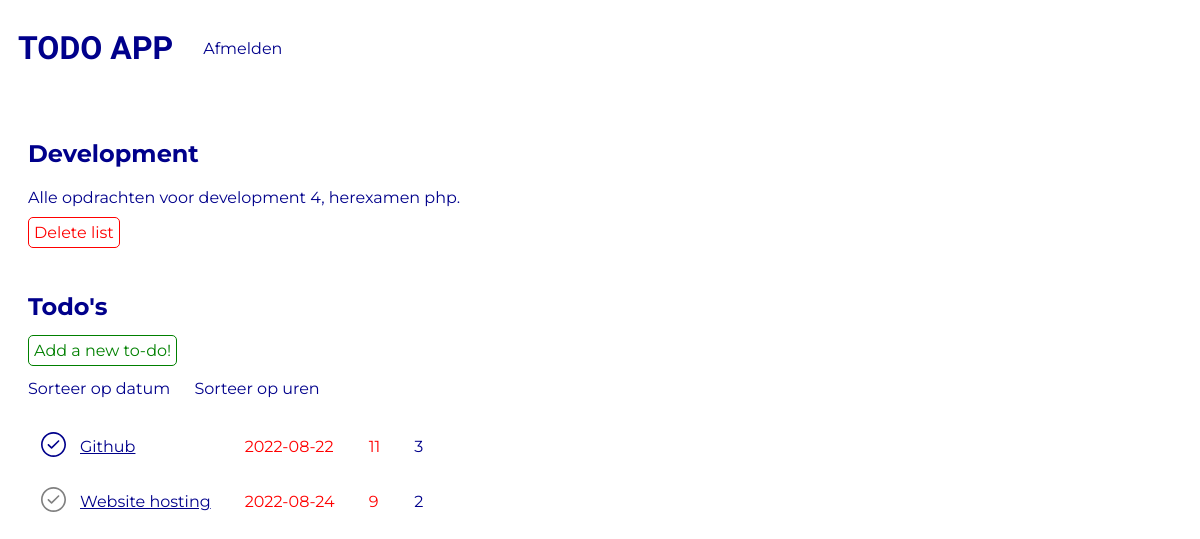
Page /todo_list.php?list=11 (signed in) on the committed database.
### tables this page shows
CREATE TABLE `todo_lists` (
  `id` int(11) NOT NULL,
  `userId` int(11) NOT NULL,
  `title` varchar(300) NOT NULL,
  `description` varchar(300) NOT NULL
);

CREATE TABLE `tasks` (
  `id` int(11) NOT NULL,
  `userId` int(11) NOT NULL,
  `listId` int(11) NOT NULL,
  `title` varchar(300) NOT NULL,
  `hour` int(11) NOT NULL,
  `date` date DEFAULT NULL,
  `done` tinyint(1) NOT NULL DEFAULT 0,
  `attachment` varchar(255) DEFAULT NULL
);

### classes/TodoList.php (called while the page is built, shortened)
<?php
    class TodoList {
        public static function getListArrayById($id) {
            $conn = Db::getInstance();
            $statement = $conn->prepare("select * from todo_lists where id = :id");
            $statement->bindValue(":id", $id);
            $statement->execute();
            return $statement->fetch(PDO::FETCH_ASSOC);
        }
    }

### classes/Task.php (called while the page is built, shortened)
<?php
class Task
{
    public static function getAllForId($listId, $sort, $order)
    {
        $sanitisedSort = self::whiteList($sort, ["date", "hour"]);
        $sanitisedOrder = self::whiteList(strtolower($order), ["asc", "desc"]);
        $conn = Db::getInstance();
        $statement = $conn->prepare("select * from tasks where listId = :listId order by $sanitisedSort $sanitisedOrder");
        $statement->bindValue(':listId', $listId);
        $statement->execute();
        return $statement->fetchAll(PDO::FETCH_ASSOC);
    }
    public static function getDaysRemaining($deadline){
        $date1 = new DateTime($deadline);
        $interval = $date1->diff(new DateTime());
        return $interval->days;
    }
    public static function getIsPast($deadline){
        $date1 = new DateTime($deadline);
        return $date1 < new DateTime();
    }
    private static function whiteList($input, $allowed)
    {
        $key = array_search($input, $allowed, true);
        if ($key === false) {
            return $allowed[0];
        } else {
            return $input;
        }
    }
}

### todo_list.php (the view, shortened to what this page needs)
<?php
    $listId = $_GET['list'];
    $list = TodoList::getListArrayById($listId);
    $sort = isset($_GET['sort']) ? $_GET['sort'] : 'date';
    $order = isset($_GET['order']) ? $_GET['order'] : 'asc';
    $tasks = Task::getAllForId($listId, $sort, $order);
?><!DOCTYPE html>
<html lang="en">
<head>
    <link rel="stylesheet" href="css/todoList.css?v=<?php echo time(); ?>">
</head>
<body>
    <?php include_once("nav.inc.php"); ?>
    <div class="header">
        <h2><?php echo htmlspecialchars($list['title']); ?></h2>
        <p class="description"><?php echo htmlspecialchars($list['description']); ?></p>
    </div>
    <a href="delete_todo_list.php?list=<?php echo $_GET["list"]; ?>" class="add" id="red">Delete list</a>
    <div class="content">
        <h2>Todo's</h2>
        <div class="task">
            <a href="add_task.php?listId=<?php echo $list['id']; ?>" class="add">Add a new to-do!</a>
        </div>
        <br>
        <a class="sort" href="todo_list.php?list=<?php echo $list['id']; ?>&sort=date&order=asc">Sorteer op datum</a>
        <a class="sort" href="todo_list.php?list=<?php echo $list['id']; ?>&sort=hour&order=desc">Sorteer op uren</a>
        <table class="table">
            <?php if(!empty($tasks)): ?>
                <?php foreach($tasks as $task): ?>
                    <tbody>
                        <tr>
                            <td><a class="doneBtnAnchor" data-task-id="<?php echo $task['id'] ?>" href=""><?php if($task["done"] == 1):?><img src="./images/doneblue.svg" alt=""><?php else:?><img src="./images/donegrey.svg" alt=""><?php endif;?></a></td>
                            <td style="text-decoration: underline"><a href="task.php?task=<?php echo $task["id"]; ?>" class="btn"><?php echo htmlspecialchars($task['title']); ?></a></td>
                            <td><p class="date<?php if(Task::getIsPast($task['date']) == 1): ?>isPast <?php endif; ?>"><?php echo htmlspecialchars($task['date']); ?></p></td>
                            <td><p class="date<?php if(Task::getIsPast($task['date']) == 1): ?>isPast <?php endif; ?>"> <?php echo Task::getDaysRemaining($task['date']); ?></p></td>
                            <td><p class="workhour"> <?php echo $task['hour']; ?></p></td>
                        </tr>
                    </tbody>
                <?php endforeach; ?>
            <?php endif; ?>
        </table>
    </div>
</body>
</html>

### css/todoList.css (style rules this page uses)
* { font-family: 'Montserrat', sans-serif; color: darkblue; }
h2 { margin-left: 20px; margin-top: 50px; margin-bottom: 20px; }
p { margin-left: 30px; }
a { margin-left: 10px; }
.description { margin-left: 20px; }
#red { color: red; }
.dateisPast { color: red; }
.workhour { padding-left: -20px; }
.sort { margin-left: 20px; }
.add { color: green; margin-left: 20px; padding: 5px; border-style: solid; border-width: 1px; border-radius: 5px; }
.table { margin-top: 20px; margin-left: 20px; }

### css/navigation.css (style rules this page uses)
* { list-style: none; text-decoration: none; }

### rows in the picture
todo_lists: title "Development", description "Alle opdrachten voor development 4, herexamen php."
tasks: done 1 (drawn), title "Github", date "2022-08-22", date "11", hour "3"
tasks: done 0 (drawn), title "Website hosting", date "2022-08-24", date "9", hour "2"
